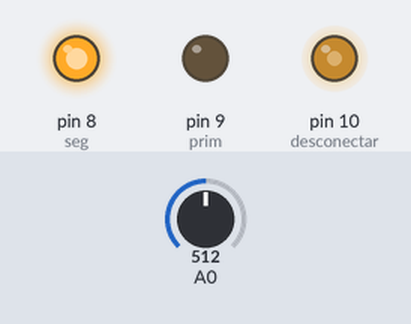
Simulated run of this sketch. Board: Arduino Uno, built with avr-gcc and run on an emulated ATmega328P. Shown: output pins drawn as LEDs (lit = HIGH). The test bench sets the inputs (shaded band); at power-on: A0 = 512.

Above: at 1.2 s.
1.3 s: A0 set to 716
At 2.0 s:
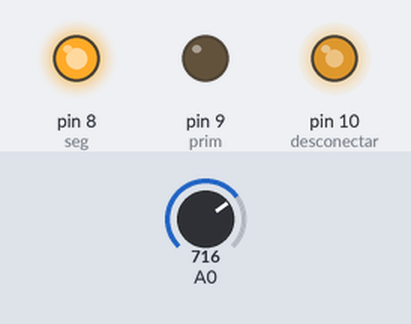
2.8 s: A0 set to 900
At 3.1 s:
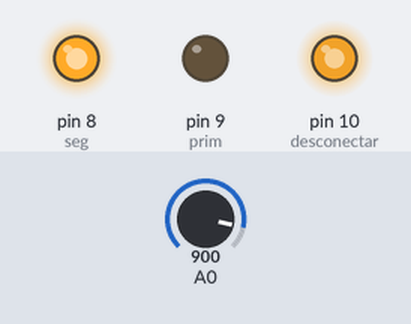
4.3 s: A0 set to 122
At 5.5 s:
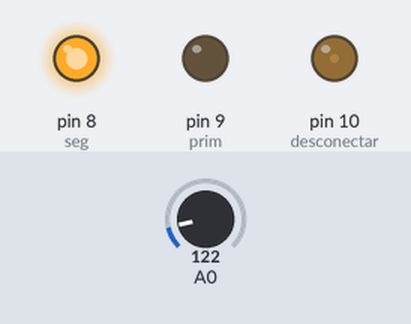
5.8 s: A0 set to 0
At 6.6 s:
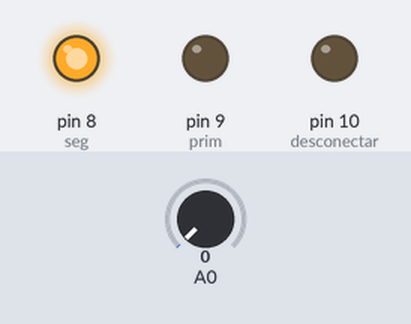
7.3 s: A0 set to 511
At 7.8 s:
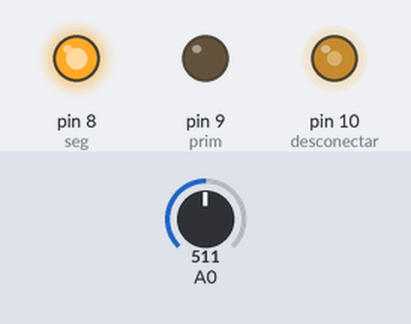
Timing chart, 0 to 9.8 s (numbered marks = the images above; inputs shaded):
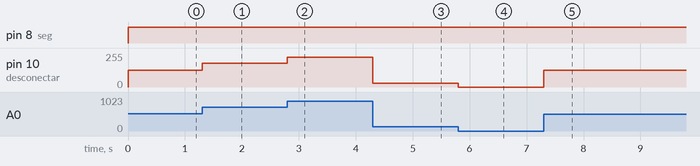

Measured:
- after the input at 1.3 s, pin 10 (desconectar): 127/255 → 178/255 at once
- after the input at 2.8 s, pin 10 (desconectar): 178/255 → 224/255 at once
- after the input at 4.3 s, pin 10 (desconectar): 224/255 → 30/255 at once
- after the input at 5.8 s, pin 10 (desconectar): 30/255 → 0/255 at once
- after the input at 7.3 s, pin 10 (desconectar): 0/255 → 127/255 at once

The sketch:

2.ino
```cpp
int dir = 0;
int vel = 0;
int prim = 9;
int seg = 8;
int desconectar = 10;


void setup()
{
  pinMode(seg, OUTPUT);
  pinMode(prim, OUTPUT);
  pinMode(desconectar, OUTPUT);
}

void loop() {
  int in = analogRead(A0);
  vel = map(abs(in), 0, 1023, 0, 255);
  driveMotor();
}

void driveMotor()
{
  digitalWrite(prim, LOW);
  digitalWrite(seg, HIGH);
  analogWrite(desconectar, vel);
}
```
